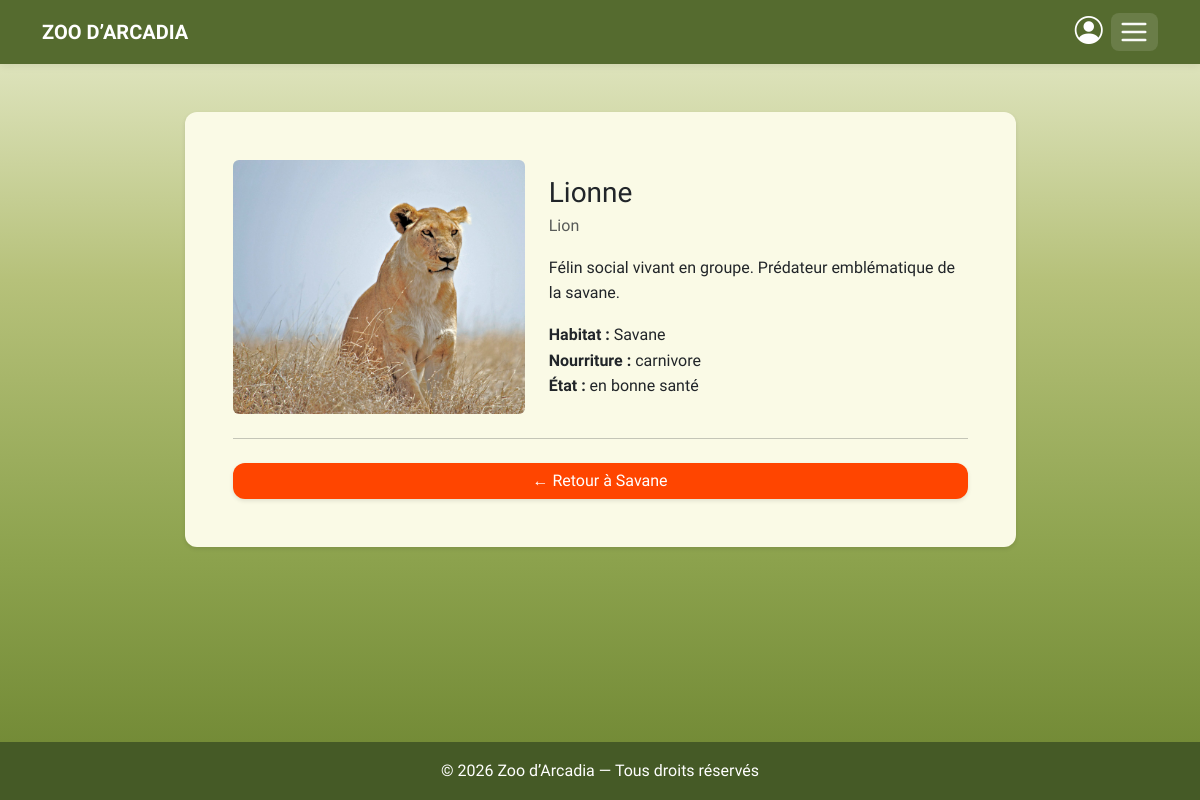
/animal.php?id=1, run on the app's committed database.
### tables this page shows
CREATE TABLE animals (
  id           INT UNSIGNED NOT NULL AUTO_INCREMENT,
  name         VARCHAR(100) NOT NULL,
  species      VARCHAR(100) NOT NULL,
  description  TEXT         NULL,
  diet         VARCHAR(150) NULL,
  health_state VARCHAR(100) NULL,
  image        VARCHAR(255) NULL,
   
   
   
  image_alt    VARCHAR(255) NULL,
  habitat_id   INT UNSIGNED NOT NULL,
  created_at   DATETIME     NOT NULL DEFAULT CURRENT_TIMESTAMP,
  PRIMARY KEY (id),
  KEY idx_animals_habitat (habitat_id),
  CONSTRAINT fk_animals_habitat
    FOREIGN KEY (habitat_id) REFERENCES habitats (id) ON DELETE CASCADE
);

CREATE TABLE habitats (
  id          INT UNSIGNED NOT NULL AUTO_INCREMENT,
  name        VARCHAR(100) NOT NULL,
  description TEXT         NULL,
  image       VARCHAR(255) NULL,
  created_at  DATETIME     NOT NULL DEFAULT CURRENT_TIMESTAMP,
  PRIMARY KEY (id),
  UNIQUE KEY uq_habitats_name (name)
);

### includes/db.php (called while the page is built, shortened)
<?php
function db(): PDO
{
    static $pdo = null;
    if ($pdo instanceof PDO) {
        return $pdo;
    }
    $config = require __DIR__ . '/../config/config.php';
    $dsn = sprintf(
        'mysql:host=%s;port=%d;dbname=%s;charset=%s',
        $config['host'],
        $config['port'],
        $config['database'],
        $config['charset']
    );
    $pdo = new PDO($dsn, $config['user'], $config['password'], [
        PDO::ATTR_ERRMODE => PDO::ERRMODE_EXCEPTION,
        PDO::ATTR_DEFAULT_FETCH_MODE => PDO::FETCH_ASSOC,
        PDO::ATTR_EMULATE_PREPARES => false,
    ]);
    return $pdo;
}

### includes/fonctions.php (called while the page is built, shortened)
<?php
function e(?string $texte): string
{
    return htmlspecialchars($texte ?? '', ENT_QUOTES, 'UTF-8');
}

### animal.php (the view, shortened to what this page needs)
<?php
require __DIR__ . '/includes/fonctions.php';
$animalId = (int) ($_GET['id'] ?? 0);
$requete = db()->prepare(
    'SELECT a.id, a.name, a.species, a.description, a.diet, a.health_state,
            a.image, a.image_alt, a.habitat_id, h.name AS habitat
     FROM animals a
     JOIN habitats h ON h.id = a.habitat_id
     WHERE a.id = ?'
);
$requete->execute([$animalId]);
$animal = $requete->fetch();
require __DIR__ . '/includes/header.php';
?>
  <main class="py-5">
    <div class="container">
      <div class="row justify-content-center">
        <div class="col-12 col-lg-9">
          <article class="card p-4 p-md-5">
            <div class="row g-4 align-items-center">
              <?php if ($animal['image']): ?>
                <div class="col-12 col-md-5 text-center">
                  <img src="<?= e($animal['image']) ?>" alt="<?= e($animal['image_alt']) ?>"
                       class="img-fluid rounded">
                </div>
              <?php endif; ?>
              <div class="col-12 col-md-<?= $animal['image'] ? '7' : '12' ?>">
                <h1 class="h3 mb-1"><?= e($animal['name']) ?></h1>
                <p class="text-muted mb-3"><?= e($animal['species']) ?></p>
                <p><?= e($animal['description']) ?></p>
                <ul class="list-unstyled mb-0">
                  <li><strong>Habitat :</strong> <?= e($animal['habitat']) ?></li>
                  <li><strong>Nourriture :</strong> <?= e($animal['diet']) ?></li>
                  <li><strong>État :</strong> <?= e($animal['health_state']) ?></li>
                </ul>
              </div>
            </div>
            <hr class="my-4">
            <a href="habitat.php?id=<?= (int) $animal['habitat_id'] ?>" class="btn btn-brand">
              ← Retour à <?= e($animal['habitat']) ?>
            </a>
          </article>
        </div>
      </div>
    </div>
  </main>
<?php require __DIR__ . '/includes/footer.php'; ?>

### style.css (style rules this page uses)
:root { --green-dark: #556b2f; --green-dark-rgb: 85, 107, 47; --green-laurel: #6b8e23; --green-footer: #455a26; --cream: #fafae6; --gray-light: #d3d3d3; --gray: #808080; --orange-peru: #cd853f; --orange-red: #ff4500; --brown-saddle: #8b4513; --text-dark: #1a1a1a; --text-light: #ffffff; --hover: #ffd8c9; --font-title: "Inknut Antiqua", serif; --font-body: "Averia Sans Libre", sans-serif; --radius: 12px; --shadow-sm: 0 2px 4px rgba(0, 0, 0, 0.1); --shadow-md: 0 4px 10px rgba(0, 0, 0, 0.15); }
body { margin: 0; line-height: 1.6; font-family: var(--font-body); color: var(--text-dark); background: var(--cream); min-height: 100vh; display: flex; flex-direction: column; }
main { flex: 1; }
h1, h2, h3, h4, h5 { font-family: var(--font-title); color: var(--green-dark); }
a { text-decoration: none; }
.card, .panel { background: var(--cream); border-radius: var(--radius); box-shadow: var(--shadow-sm); padding: 1rem; border: 0; }
.btn-brand { background: var(--orange-red); color: var(--text-light); border: none; border-radius: var(--radius); box-shadow: var(--shadow-sm); }
.bg-habitat { background: linear-gradient(180deg, #6f8f5a 0%, #455a26 100%); min-height: 100vh; }
.bg-savane { background: linear-gradient( 180deg, #e9edcf 0%, #b6c17a 35%, #8ca24d 70%, #6c8430 100% ); min-height: 100vh; }

### data on the page
animals: image (picture), name "Lionne", species "Lion", description "Félin social vivant en groupe. Prédateur emblématique de la savane.", habitat.name "Savane", diet "carnivore", health_state "en bonne santé"
